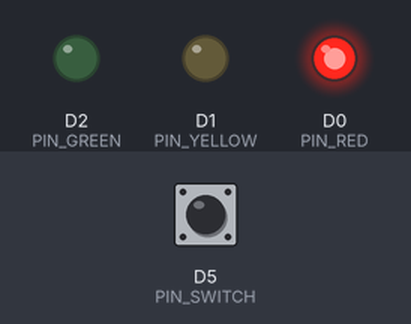
This sketch was run on a simulated ESP8266 (NodeMCU). Parts: output pins drawn as LEDs (lit = HIGH). Inputs (shaded band) come from the test bench; at power-on: D5 (PIN_SWITCH) LOW.

Above: at 1.2 s.
1.3 s: D5 (PIN_SWITCH) pulled HIGH for 0.15 s
At 7.1 s:
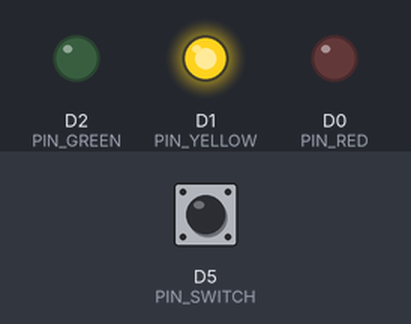
At 14.6 s:
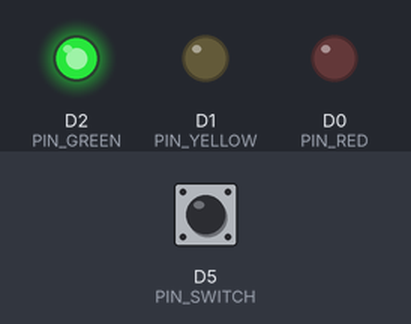
Timing chart, 0 to 15.4 s (numbered marks = the images above; inputs shaded):
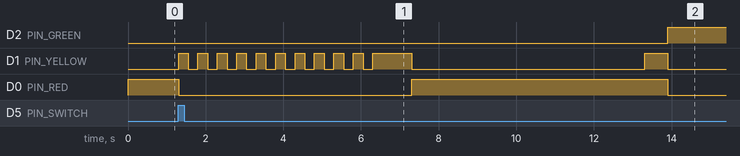

The sketch:

Ampelschaltung.ino
```cpp
/*
Name:    Ampel.ino
Created: 6/6/2018 12:24:01 PM
Author:  Dimaa
*/

#include "TrafficLight.h"

const byte PIN_RED = D0;
const byte PIN_YELLOW = D1;
const byte PIN_GREEN = D2;
const byte PIN_SWITCH = D5;

TrafficLight trafficLight;

// the setup function runs once when you press reset or power the board
void setup()
{
	Serial.begin(115200);
	trafficLight.begin(PIN_RED, PIN_YELLOW, PIN_GREEN);

	pinMode(PIN_SWITCH, INPUT);
	attachInterrupt(digitalPinToInterrupt(PIN_SWITCH), interrupt, RISING);
}

// the loop function runs over and over again until power down or reset
void loop()
{
	trafficLight.loop();
}

// the interrupt function interrupts the process of the traffic light
void interrupt()
{
	trafficLight.interrupt();
}
```

State.h
```cpp
#pragma once
enum class State
{
	Off,
	Red,
	RedYellow,
	Yellow,
	Green
};
```

Status.cpp
```cpp

```

TrafficLight.cpp
```cpp
#include "TrafficLight.h"

byte pinRed;
byte pinYellow;
byte pinGreen;

State currentState;
bool isInterrupted;
int timesBlinked;

unsigned long startMillis;
unsigned long currentMillis;

// initializes the traffic light
void TrafficLight::begin(byte pinRed, byte pinYellow, byte pinGreen)
{
	this->pinRed = pinRed;
	this->pinYellow = pinYellow;
	this->pinGreen = pinGreen;

	pinMode(pinRed, OUTPUT);
	pinMode(pinYellow, OUTPUT);
	pinMode(pinGreen, OUTPUT);

	this->startMillis = millis();
	this->changeState(State::Red);
}

void TrafficLight::loop()
{
	this->currentMillis = millis();

	if (!this->isInterrupted)
		this->checkStatus(6000, 1000, 3000);
	else
		this->blink(State::Yellow, 10, 250);
}

void TrafficLight::interrupt()
{
	this->isInterrupted = true;
}

void TrafficLight::changeState(State state)
{
	switch (state)
	{
		case State::Red:
			digitalWrite(this->pinRed, HIGH);
			digitalWrite(this->pinYellow, LOW);
			digitalWrite(this->pinGreen, LOW);
			break;
		case State::RedYellow:
			digitalWrite(this->pinRed, HIGH);
			digitalWrite(this->pinYellow, HIGH);
			digitalWrite(this->pinGreen, LOW);
			break;
		case State::Yellow:
			digitalWrite(this->pinRed, LOW);
			digitalWrite(this->pinYellow, HIGH);
			digitalWrite(this->pinGreen, LOW);
			break;
		case State::Green:
			digitalWrite(this->pinRed, LOW);
			digitalWrite(this->pinYellow, LOW);
			digitalWrite(this->pinGreen, HIGH);
			break;
		case State::Off:
			digitalWrite(this->pinRed, LOW);
			digitalWrite(this->pinYellow, LOW);
			digitalWrite(this->pinGreen, LOW);
			break;
	}

	this->currentState = state;
}

void TrafficLight::checkStatus(int redLightDuration, int yellowLightDuration, int greenLightDuration)
{
	State nextStatus;
	int durationUntilChange;

	switch (this->currentState)
	{
		case State::Red:
			nextStatus = State::RedYellow;
			durationUntilChange = redLightDuration;
			break;
		case State::RedYellow:
			nextStatus = State::Green;
			durationUntilChange = greenLightDuration * 0.2;
			break;
		case State::Green:
			nextStatus = State::Yellow;
			durationUntilChange = greenLightDuration * 0.8;
			break;
		case State::Yellow:
			nextStatus = State::Red;
			durationUntilChange = yellowLightDuration;
			break;
	}

	if ((this->currentMillis - this->startMillis) >= durationUntilChange)
	{
		this->changeState(nextStatus);
		this->startMillis = millis();
	}
}

void TrafficLight::blink(State state, int frequency, int speedInMs)
{
	if ((this->currentMillis - this->startMillis) >= speedInMs)
	{
		if (this->currentState != State::Yellow)
			this->changeState(State::Yellow);
		else
			this->changeState(State::Off);

		if (++this->timesBlinked > (frequency * 2))
		{
			this->timesBlinked = 0;
			this->isInterrupted = false;
		}

		this->startMillis = millis();
	}
}
```

TrafficLight.h
```cpp
#include <Arduino.h>
#include "State.h"

#pragma once
class TrafficLight
{
	byte pinRed;
	byte pinYellow;
	byte pinGreen;

	State currentState;
	bool isInterrupted;
	int timesBlinked;

	unsigned long startMillis;
	unsigned long currentMillis;

	public:
		void begin(byte pinRed, byte pinYellow, byte pinGreen);
		void loop(void);
		void interrupt(void);
	private:
		void changeState(State state);
		void checkStatus(int redLightDuration, int yellowLightDuration, int greenLightDuration);
		void blink(State state, int frequency, int speedInMs);
};
```
